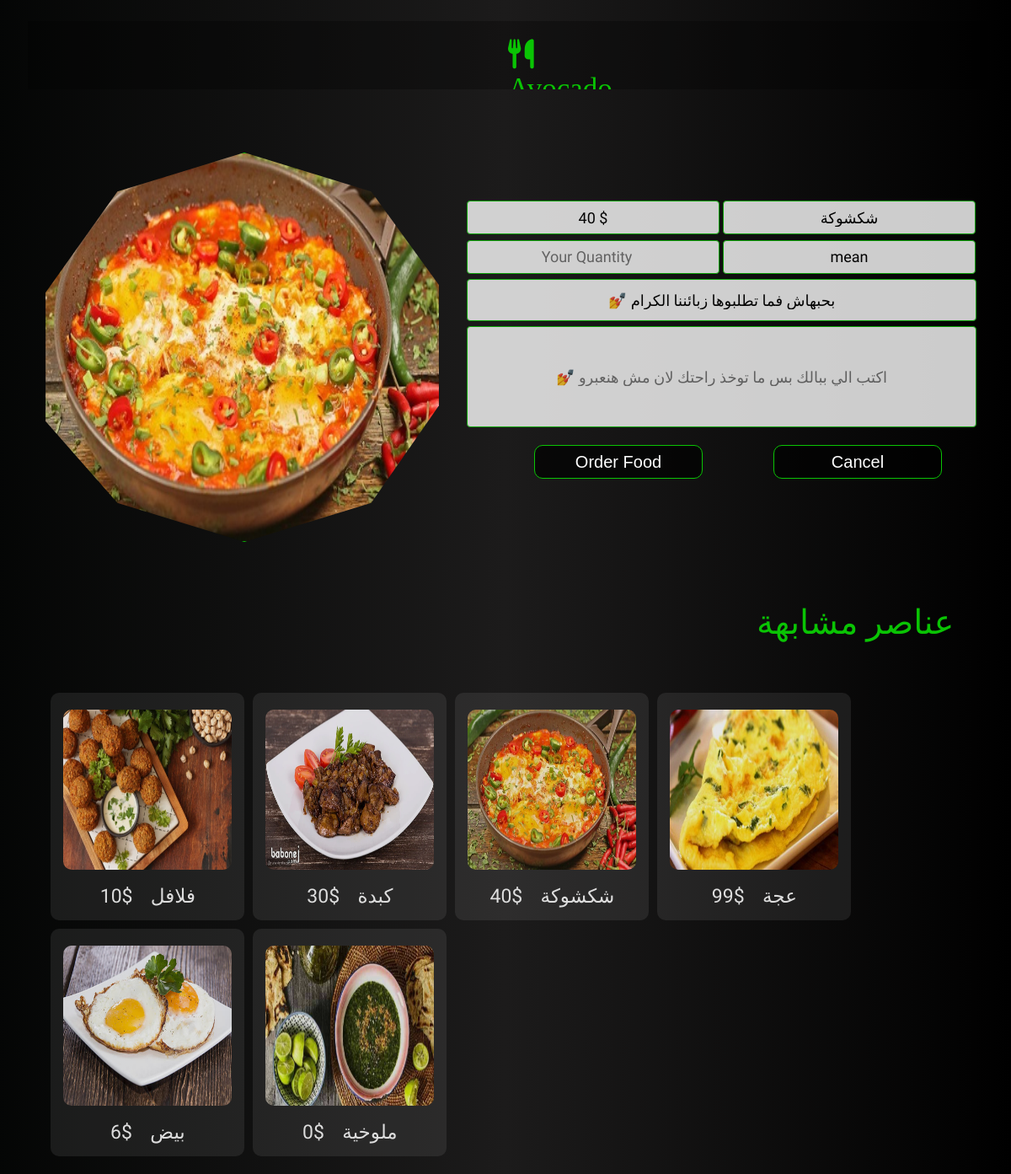
/order.php?id=3, run on the app's committed database.
### tables this page shows
CREATE TABLE `food` (
  `id` int(11) NOT NULL,
  `namee` varchar(40) NOT NULL,
  `price` double NOT NULL,
  `image` varchar(100) NOT NULL,
  `note` text NOT NULL,
  `typee` varchar(20) NOT NULL
);

### order.php (the view, shortened to what this page needs)
<html lang="en">
<head>
    <link rel="stylesheet" href="https://cdnjs.cloudflare.com/ajax/libs/font-awesome/6.1.1/css/all.min.css" />
</head>
<body style="background: linear-gradient(to left, #000000, #1C1B1B,hsl(150, 10%, 2%));">
<div class="topnav" id="home">
    <br>
<span class="logo" style="float:left; color:#0AC404;font-family: 'Lobster', cursive; font-size: 35px;" ><i class="fas fa-utensils"></i>&nbsp; Avocado Resturant</span>
<br>
</div>
<div class="wrapper">
        <?php
            $con = mysqli_connect("localhost", "root", "", "resturant");
            mysqli_select_db($con, "resturant");
            $id=trim($_GET['id']);
            $query = "SELECT * FROM food WHERE id='$id'";
            $result = mysqli_query($con, $query);
            $row = mysqli_fetch_array($result);
        ?>
<form action="#" method="POST" class="add-form">
<br>
<table width="90%" align="right">
    <tr>
        <td>
        <img src="<?php echo $row['image']; ?>" alt=""  class="im">
    </td>
        <td>
<section  class="tab">
                <form action="#" method="POST" class="add-form" align="center">
            <p>
                <input type="text" name="price" value="<?php echo $row['price']." $"; ?>"  required class="serc"/>
                <input type="text" name="namee"  value="<?php echo $row['namee']; ?>"  class="serc" required/>
            </p>
            <p>
                <input type="number" name="price" placeholder="Your Quantity" required class="serc"/>
                <input type="text" name="typee" value="<?php echo $row['typee']; ?>"  required class="serc"/>
            </p>
            <p>
                <input type="text" name="note" value="<?php echo $row['note']; ?>"  required class="area"/>
            </p>
            <p>
                <input type="text" name="image" placeholder="💅 اكتب الي ببالك بس ما توخذ راحتك لان مش هنعبرو"  required class="area" style="height:120px;"/>
                </p>
            <p>
                <input type="submit" name="submit" value="Order Food"  class="btn"/>
                <a href="user.php"><input type="button" value="Cancel" class="btn" /></a>
            </p>
        </form>
</section>
        </form>
    <?php
    $ty=$row['typee'];
    $quey="SELECT * FROM food WHERE typee='$ty'";
    $q2 = mysqli_query($con, $quey);
    ?>
  <span style="float:right; color:#0AC404;font-family: 'Changa', sans-serif;   font-size: 40px;" >عناصر مشابهة   &nbsp;&nbsp;&nbsp;&nbsp;&nbsp;</span>
<br><br>
    <center>
        <div class="asr">
            <?php
    if(mysqli_num_rows($q2)>0)
    {
        foreach($q2 as $row){
            ?>
             <section class="sug">
                 <img src="<?php echo $row['image'];?>" alt="" class="meal">
                 <div class="xyz">
                     <Span ><?php echo $row['price'];?>$ </span>&nbsp;
                     <span >&nbsp;<?php echo $row['namee'];?></span>
                    </div>
                </section >
                <?php
    }
}
?>
<br>
</div>
</center>
    <br>
</body>
</html>

### order.php (style rules this page uses)
.topnav { background-color: rgb(0,0,0,0.3); overflow: hidden; padding:3px 570px; text-decoration:none; margin:25px; height: 75px; align-content:center; }
.im { position: relative; left: 21px; border:1px solid #0AC404; height:460px; width:500px; border-radius:20px; clip-path: polygon(50% 0%, 80% 10%, 96% 34%, 96% 65%, 80% 90%, 50% 100%, 20% 90%, 3% 69%, 3% 36%, 20% 10%); top:-20px; }
.asr { display: flex; flex-wrap: wrap; width:92%; bottom: 50px; }
.sug { top:50px; height: 150px; width: 150px; color: #f4f4f4; margin: 10px 5px 0 5px; position: relative; background: rgb(255,255,255,0.09); border-radius: 10px; transition: all 0.75s; opacity:0.9 ; }
.serc { border-radius: 4px; margin-bottom:-10px; width: 300px; height: 40px; font-size: 18px; color: #f4f4f4; text-align: center; border:1px solid #0AC404; color: #000000; font-family: 'Changa', sans-serif; opacity: 0.8; }
.area { opacity: 0.8; border-radius: 4px; margin-bottom:-10px; width: 605px; height:50px; font-size: 18px; color: #f4f4f4; text-align: center; border:1px solid #0AC404; color: #000000; font-family: 'Changa', sans-serif; }
.meal { height: 190px; width: 200px; position: absolute; left: 15px; border-radius: 10px; transition: all 1s; top: 20px; }
.btn { border-radius: 10px; margin-bottom: 0px; margin-left:80px; margin-top:15px; width: 200px; height: 40px; font-size: 20px; background:rgba(0, 0, 0, 0.7) ; color: white; border:1px solid #0AC404; text-align: center; }
body { background-image:url(avocado.jpg); }
section { height: 639px; width:92%; padding-left:420px; padding:40px; padding-top:80px; margin:-10px; }
.xyz { position:absolute; bottom: 15px; width:200px; margin-left:-25px; font-family: 'Lalezar', cursive; font-size:20px; }
span { font-size:23px; font-family: 'Changa', sans-serif; }
body { height:170%; }
.tab { height:460px; }

### data on the page
food: image (picture), price "40 $", namee "شكشوكة", typee "mean", note "💅 بحبهاش فما تطلبوها زبائننا الكرام", price "40"
food: shows a picture, price "10", namee "فلافل"
food: image (picture), price "30", namee "كبدة"
food: image (picture), price "99", namee "عجة"
food: image (picture), price "6", namee "بيض"
food: image (picture), price "0", namee "ملوخية"
